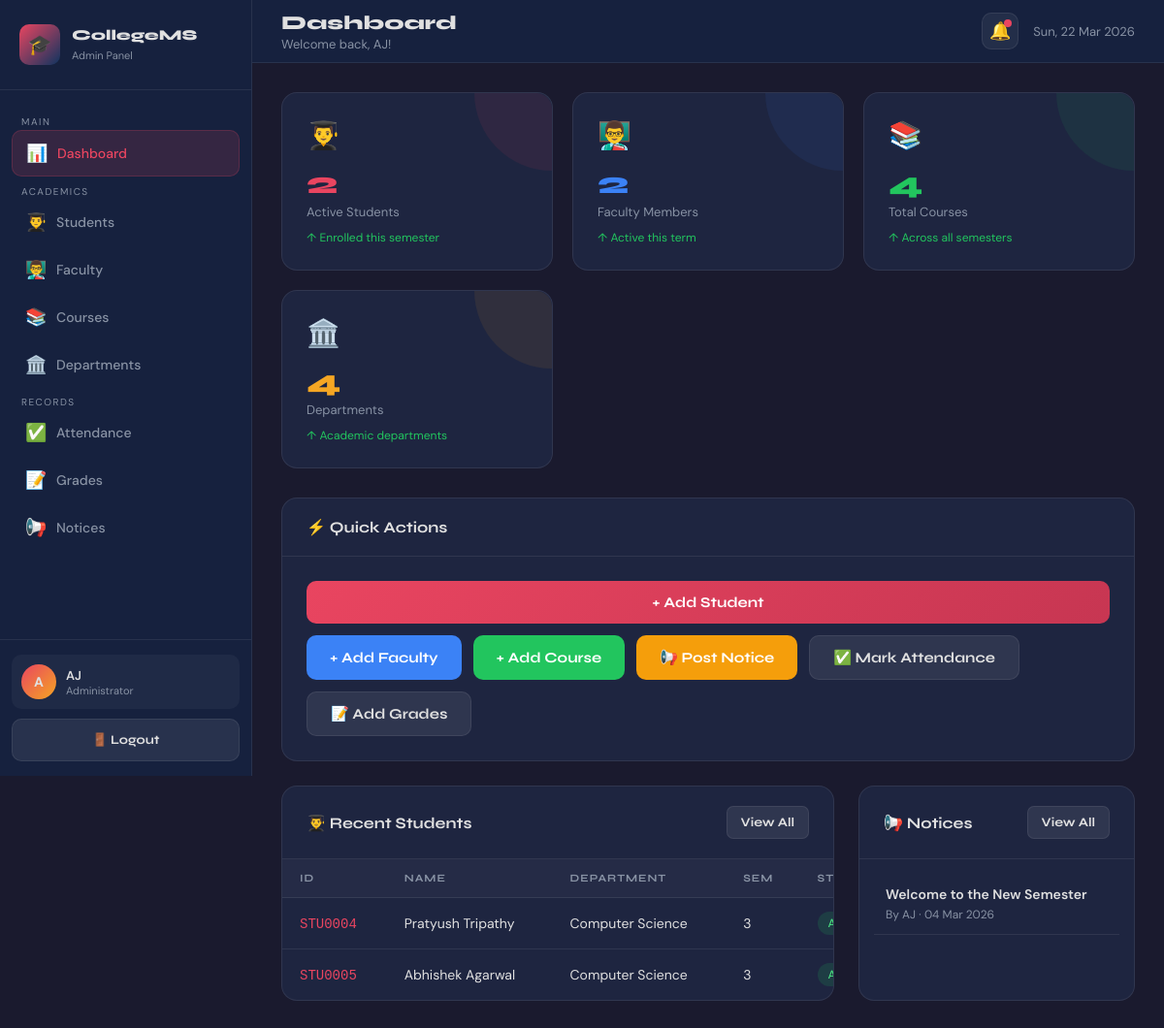
Page /admin/dashboard.php (signed in) on the committed database.
### tables this page shows
CREATE TABLE students (
  id INT AUTO_INCREMENT PRIMARY KEY,
  user_id INT NULL,
  student_id VARCHAR(20) NOT NULL UNIQUE,
  name VARCHAR(100) NOT NULL,
  email VARCHAR(100) NOT NULL UNIQUE,
  phone VARCHAR(20),
  dob DATE,
  gender ENUM('Male','Female','Other'),
  address TEXT,
  department_id INT NULL,
  semester INT NOT NULL DEFAULT 1,
  admission_year YEAR,
  status ENUM('Active','Inactive','Graduated') NOT NULL DEFAULT 'Active',
  photo VARCHAR(255),
  created_at TIMESTAMP DEFAULT CURRENT_TIMESTAMP,
  CONSTRAINT fk_students_user FOREIGN KEY (user_id) REFERENCES users(id) ON DELETE SET NULL,
  CONSTRAINT fk_students_dept FOREIGN KEY (department_id) REFERENCES departments(id) ON DELETE SET NULL,
  INDEX idx_students_dept (department_id),
  INDEX idx_students_status (status)
);

CREATE TABLE departments (
  id INT AUTO_INCREMENT PRIMARY KEY,
  name VARCHAR(100) NOT NULL UNIQUE,
  code VARCHAR(20) NOT NULL UNIQUE,
  head_name VARCHAR(100),
  created_at TIMESTAMP DEFAULT CURRENT_TIMESTAMP
);

CREATE TABLE notices (
  id INT AUTO_INCREMENT PRIMARY KEY,
  title VARCHAR(200) NOT NULL,
  content TEXT NOT NULL,
  posted_by INT NULL,
  target_role ENUM('all','student','faculty') NOT NULL DEFAULT 'all',
  created_at TIMESTAMP DEFAULT CURRENT_TIMESTAMP,
  CONSTRAINT fk_notice_user FOREIGN KEY (posted_by) REFERENCES users(id) ON DELETE SET NULL,
  INDEX idx_notice_target (target_role),
  INDEX idx_notice_date (created_at)
);

CREATE TABLE users (
  id INT AUTO_INCREMENT PRIMARY KEY,
  name VARCHAR(100) NOT NULL,
  email VARCHAR(100) NOT NULL UNIQUE,
  password VARCHAR(255) NOT NULL,
  role ENUM('admin','student','faculty') NOT NULL,
  created_at TIMESTAMP DEFAULT CURRENT_TIMESTAMP
);

### admin/dashboard.php (the view, shortened to what this page needs)
<?php
require_once '../includes/db.php';
$total_students  = (int)(mysqli_fetch_row(mysqli_query($conn, "SELECT COUNT(*) FROM students WHERE status='Active'"))[0] ?? 0);
$total_faculty   = (int)(mysqli_fetch_row(mysqli_query($conn, "SELECT COUNT(*) FROM faculty WHERE status='Active'"))[0] ?? 0);
$total_courses   = (int)(mysqli_fetch_row(mysqli_query($conn, "SELECT COUNT(*) FROM courses"))[0] ?? 0);
$total_depts     = (int)(mysqli_fetch_row(mysqli_query($conn, "SELECT COUNT(*) FROM departments"))[0] ?? 0);
$recent_students = mysqli_query($conn, "
    SELECT s.student_id, s.name, s.email, d.name as dept, s.semester, s.status
    FROM students s
    LEFT JOIN departments d ON s.department_id = d.id
    ORDER BY s.created_at DESC
    LIMIT 5
");
$notices = mysqli_query($conn, "
    SELECT n.title, n.created_at, u.name as author
    FROM notices n
    LEFT JOIN users u ON n.posted_by = u.id
    ORDER BY n.created_at DESC
    LIMIT 4
");
?>
<!DOCTYPE html>
<html lang="en">
<head>
    <link rel="stylesheet" href="../css/style.css">
</head>
<body>
<div class="dashboard-layout">
    <?php include 'sidebar.php'; ?>
    <div class="main-content">
        <header class="topbar">
            <div style="display:flex; align-items:center; gap:15px;">
                <div class="topbar-title">
                    <h1>Dashboard</h1>
                    <p>Welcome back, <?= htmlspecialchars($_SESSION['user_name'] ?? 'Admin') ?>!</p>
                </div>
            </div>
            <div class="topbar-right">
                <div class="notification-btn">🔔<span class="badge"></span></div>
                <div style="font-size:13px; color:var(--text-muted);">
                    <?= date('D, d M Y') ?>
                </div>
            </div>
        </header>
        <div class="page-content">
            <div class="stats-grid">
                <div class="stat-card" style="--stat-color:#e94560">
                    <div class="stat-icon">👨‍🎓</div>
                    <div class="stat-value"><?= $total_students ?></div>
                    <div class="stat-label">Active Students</div>
                    <div class="stat-change">↑ Enrolled this semester</div>
                </div>
                <div class="stat-card" style="--stat-color:#3b82f6">
                    <div class="stat-icon">👨‍🏫</div>
                    <div class="stat-value"><?= $total_faculty ?></div>
                    <div class="stat-label">Faculty Members</div>
                    <div class="stat-change">↑ Active this term</div>
                </div>
                <div class="stat-card" style="--stat-color:#22c55e">
                    <div class="stat-icon">📚</div>
                    <div class="stat-value"><?= $total_courses ?></div>
                    <div class="stat-label">Total Courses</div>
                    <div class="stat-change">↑ Across all semesters</div>
                </div>
                <div class="stat-card" style="--stat-color:#f5a623">
                    <div class="stat-icon">🏛️</div>
                    <div class="stat-value"><?= $total_depts ?></div>
                    <div class="stat-label">Departments</div>
                    <div class="stat-change">↑ Academic departments</div>
                </div>
            </div>
            <div class="card" style="margin-bottom:25px;">
                <div class="card-header"><h3>⚡ Quick Actions</h3></div>
                <div class="card-body" style="display:flex; flex-wrap:wrap; gap:12px;">
                    <a href="students.php?action=add" class="btn btn-primary">+ Add Student</a>
                    <a href="faculty.php?action=add"  class="btn btn-info">+ Add Faculty</a>
                    <a href="courses.php?action=add"  class="btn btn-success">+ Add Course</a>
                    <a href="notices.php?action=add"  class="btn btn-warning">📢 Post Notice</a>
                    <a href="attendance.php"          class="btn btn-secondary">✅ Mark Attendance</a>
                    <a href="grades.php?action=add"   class="btn btn-secondary">📝 Add Grades</a>
                </div>
            </div>
            <div style="display:grid; grid-template-columns:2fr 1fr; gap:25px; flex-wrap:wrap;">
                <div class="card">
                    <div class="card-header">
                        <h3>👨‍🎓 Recent Students</h3>
                        <a href="students.php" class="btn btn-secondary btn-sm">View All</a>
                    </div>
                    <div class="table-responsive">
                        <table>
                            <thead>
                            <tr><th>ID</th><th>Name</th><th>Department</th><th>Sem</th><th>Status</th></tr>
                            </thead>
                            <tbody>
                            <?php while ($s = mysqli_fetch_assoc($recent_students)): ?>
                                <tr>
                                    <td><code style="color:var(--accent)"><?= htmlspecialchars($s['student_id']) ?></code></td>
                                    <td><?= htmlspecialchars($s['name']) ?></td>
                                    <td><?= htmlspecialchars($s['dept'] ?? 'N/A') ?></td>
                                    <td><?= (int)$s['semester'] ?></td>
                                    <td>
                                        <span class="chip <?= $s['status'] === 'Active' ? 'chip-success' : 'chip-warning' ?>">
                                        </span>
                                    </td>
                                </tr>
                            <?php endwhile; ?>
                            </tbody>
                        </table>
                    </div>
                </div>
                <div class="card">
                    <div class="card-header">
                        <h3>📢 Notices</h3>
                        <a href="notices.php" class="btn btn-secondary btn-sm">View All</a>
                    </div>
                    <div class="card-body" style="padding:15px;">
                        <?php while ($n = mysqli_fetch_assoc($notices)): ?>
                        <div style="padding:12px; border-bottom:1px solid var(--border);">
                            <div style="font-size:14px; font-weight:600; margin-bottom:4px;">
                                <?= htmlspecialchars($n['title']) ?>
                            </div>
                            <div style="font-size:12px; color:var(--text-muted);">
                                By <?= htmlspecialchars($n['author'] ?? '—') ?> · <?= date('d M Y', strtotime($n['created_at'])) ?>
                            </div>
                        </div>
                        <?php endwhile; ?>
                    </div>
                </div>
            </div>
        </div>
    </div>
</div>
</body>
</html>

### css/style.css (style rules this page uses)
:root { --primary: #1a1a2e; --secondary: #16213e; --accent: #e94560; --accent2: #0f3460; --gold: #f5a623; --text: #e0e0e0; --text-muted: #8892a4; --card-bg: #1e2540; --border: rgba(255,255,255,0.08); --success: #22c55e; --warning: #f59e0b; --danger: #ef4444; --info: #3b82f6; --sidebar-w: 260px; }
* { margin: 0; padding: 0; box-sizing: border-box; }
body { font-family: 'DM Sans', sans-serif; background: var(--primary); color: var(--text); min-height: 100vh; }
h1, h2, h3, h4, h5 { font-family: 'Syne', sans-serif; }
a { text-decoration: none; color: inherit; }
.btn { display: inline-flex; align-items: center; gap: 8px; padding: 13px 24px; border-radius: 10px; font-family: 'Syne', sans-serif; font-weight: 700; font-size: 15px; cursor: pointer; border: none; transition: all 0.3s; text-align: center; justify-content: center; }
.btn-primary { background: linear-gradient(135deg, var(--accent), #c73652); color: white; width: 100%; }
.btn-secondary { background: rgba(255,255,255,0.08); color: var(--text); border: 1px solid var(--border); }
.btn-success { background: var(--success); color: white; }
.btn-warning { background: var(--warning); color: white; }
.btn-info { background: var(--info); color: white; }
.btn-sm { padding: 8px 14px; font-size: 13px; border-radius: 7px; }
.dashboard-layout { display: flex; min-height: 100vh; }
.main-content { flex: 1; margin-left: var(--sidebar-w); display: flex; flex-direction: column; min-height: 100vh; }
.topbar { background: var(--secondary); border-bottom: 1px solid var(--border); padding: 0 30px; height: 65px; display: flex; align-items: center; justify-content: space-between; position: sticky; top: 0; z-index: 50; }
.topbar-title h1 { font-size: 20px; font-weight: 800; }
.topbar-title p { font-size: 13px; color: var(--text-muted); margin-top: 1px; }
.topbar-right { display: flex; align-items: center; gap: 15px; }
.notification-btn { width: 38px; height: 38px; background: rgba(255,255,255,0.06); border-radius: 10px; border: 1px solid var(--border); display: flex; align-items: center; justify-content: center; font-size: 18px; cursor: pointer; transition: all 0.2s; position: relative; }
.badge { position: absolute; top: 6px; right: 6px; width: 8px; height: 8px; background: var(--accent); border-radius: 50%; }
.page-content { padding: 30px; flex: 1; }
.stats-grid { display: grid; grid-template-columns: repeat(auto-fit, minmax(220px, 1fr)); gap: 20px; margin-bottom: 30px; }
.stat-card { background: var(--card-bg); border: 1px solid var(--border); border-radius: 16px; padding: 25px; position: relative; overflow: hidden; transition: transform 0.2s, box-shadow 0.2s; }
.stat-card::before { content: ''; position: absolute; top: 0; right: 0; width: 80px; height: 80px; background: var(--stat-color, var(--accent)); opacity: 0.08; border-radius: 0 16px 0 80px; }
.stat-icon { font-size: 28px; margin-bottom: 15px; }
.stat-value { font-family: 'Syne', sans-serif; font-size: 32px; font-weight: 800; line-height: 1; margin-bottom: 5px; color: var(--stat-color, var(--accent)); }
.stat-label { font-size: 13px; color: var(--text-muted); }
.stat-change { font-size: 12px; margin-top: 10px; color: var(--success); }
.card { background: var(--card-bg); border: 1px solid var(--border); border-radius: 16px; overflow: hidden; margin-bottom: 25px; }
.card-header { padding: 20px 25px; border-bottom: 1px solid var(--border); display: flex; align-items: center; justify-content: space-between; gap: 10px; }
.card-header h3 { font-size: 16px; font-weight: 700; }
.card-body { padding: 25px; }
.table-responsive { overflow-x: auto; -webkit-overflow-scrolling: touch; }
table { width: 100%; border-collapse: collapse; min-width: 640px; }
thead th { text-align: left; font-size: 11px; text-transform: uppercase; letter-spacing: 1px; color: var(--text-muted); padding: 13px 18px; background: rgba(255,255,255,0.03); border-bottom: 1px solid var(--border); font-family: 'Syne', sans-serif; white-space: nowrap; }
tbody tr { border-bottom: 1px solid var(--border); transition: background 0.2s; }
tbody tr:last-child { border-bottom: none; }
tbody td { padding: 14px 18px; font-size: 14px; vertical-align: middle; }
.chip { display: inline-flex; align-items: center; padding: 4px 11px; border-radius: 20px; font-size: 12px; font-weight: 500; white-space: nowrap; }
.chip-success { background: rgba(34,197,94,0.15); color: #4ade80; }

### rows in the picture
students: student "STU0004", name "Pratyush Tripathy", department.name "Computer Science", semester "3"
students: student "STU0005", name "Abhishek Agarwal", department.name "Computer Science", semester "3"
notices: title "Welcome to the New Semester", posted_by.name "AJ", created_at "04 Mar 2026"

### other values in the picture
substr($_SESSION['user_name'] ?? 'A', 0, 1) "A"
$_SESSION['user_name'] "AJ"
$total_students "2"
$total_faculty "2"
$total_courses "4"
$total_depts "4"
